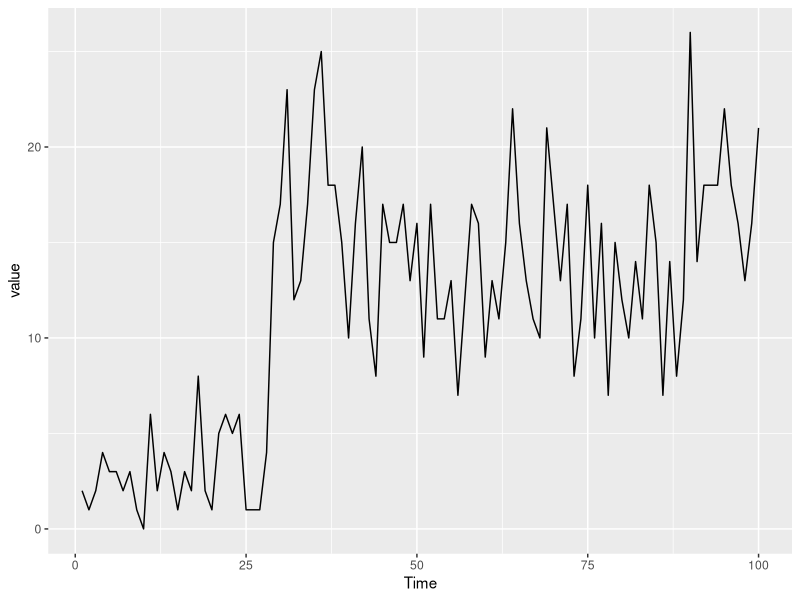
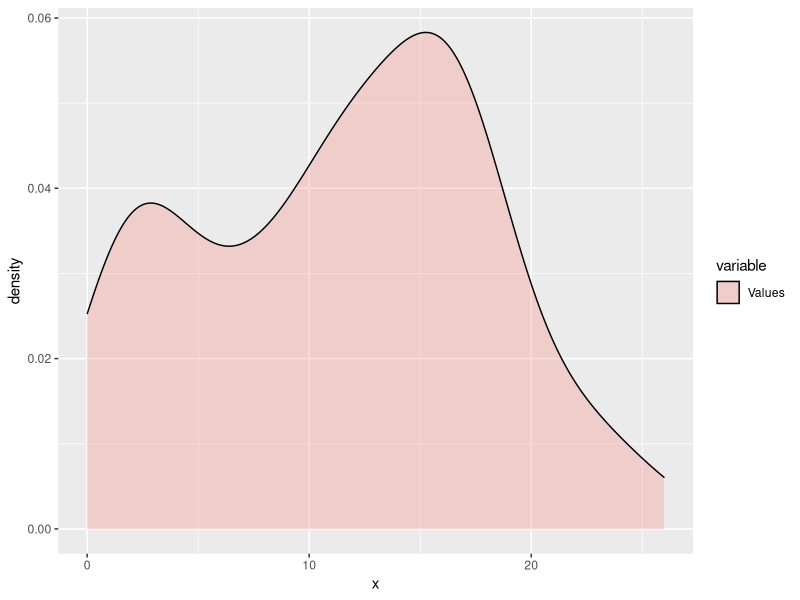

Reproduce these figures in R, in order.
## ---- chunk 1
lambdas = c(3, 15)
deltas = c(0.3, 0.7)
cdf = cumsum(deltas)
unifvec = runif(100)
d1 = rpois(sum(unifvec < cdf[1]),lambdas[1])
d2 = rpois(sum(unifvec >= cdf[1]),lambdas[2])
x = c(d1,d2) 
## ---- chunk 2
library(ggplot2)
library(reshape2)
df = data.frame(Time = 1:100, Values = x)
df_melt = melt(df, id.vars = 'Time')
ggplot(df_melt, aes(x = Time, y = value)) + 
    geom_line()
## ---- chunk 3
ggplot(df_melt,aes(x=x, fill=variable)) + geom_density(alpha=0.25)
## ---- chunk 4
logit <- function(delta2) log(delta2/(1-delta2))

eta = log(lambdas)
tau = logit(deltas[2])
## ---- chunk 5
invlogit <- function(tau) exp(tau)/(1+exp(tau))
lambdas = exp(eta)
delta2 = invlogit(tau)
delta1 = 1 - delta2
## ---- chunk 6
f <- function(theta,data) {
  eta <- theta[1:2]
  tau <- theta[3]
  lambdas = exp(eta) 
  delta2 = invlogit(tau)
  delta1 = 1-delta2

  L = delta1*dpois(data,lambdas[1]) + delta2*dpois(data,lambdas[2])
  -sum(log(L))
}
## ---- chunk 7
quantiles <- quantile(x)
lambdaGuess = c(quantiles[2],quantiles[4]) 
## ---- chunk 8
deltaGuess = 0.1
theta <- c(log(lambdaGuess), logit(deltaGuess))
res = nlm(f, theta, data = x)
## ---- chunk 9
lambda1Hat = exp(res$estimate[1])
lambda2Hat = exp(res$estimate[2])
delta2Hat = invlogit(res$estimate[3])
delta1Hat = 1-delta2Hat
## ---- chunk 10
PMat <- function(x, lambda) diag(dpois(x, lambda))

PMat(1, lambdas)
## ---- chunk 11
statdist <- function(gamma){
  m = dim(gamma)[1]
  matrix(1,1,m) %*% solve(diag(1,m) - gamma + matrix(1,m,m))
}
## ---- chunk 12
gamma = matrix(c(0.9,0.1,0.4,0.6), nrow = 2, byrow = TRUE)
## ---- chunk 13
delta = statdist(gamma)
## ---- chunk 14
x = 1
sum(delta %*% PMat(x, lambdas))
## ---- chunk 15
pois.hmm.alpha <- function(x, gamma, delta = NULL)
{
  n = length(x)
  alpha = vector(mode="list", length=n)
  alpha0= statdist(gamma)
  
  for(t in 1:n)
  {
    if(t==1)
    {
      prevAlpha = alpha0
    }
    else
    {
      prevAlpha = alpha[[t-1]]
    }
    alpha[[t]] = prevAlpha %*% gamma %*% PMat(x[t],lambdas)
  }
  return(alpha[[n]])#return the last iteration
}
## ---- chunk 16
x = c(0,2,1)
alpha = pois.hmm.alpha(x, gamma)
prob = sum(alpha)
prob
